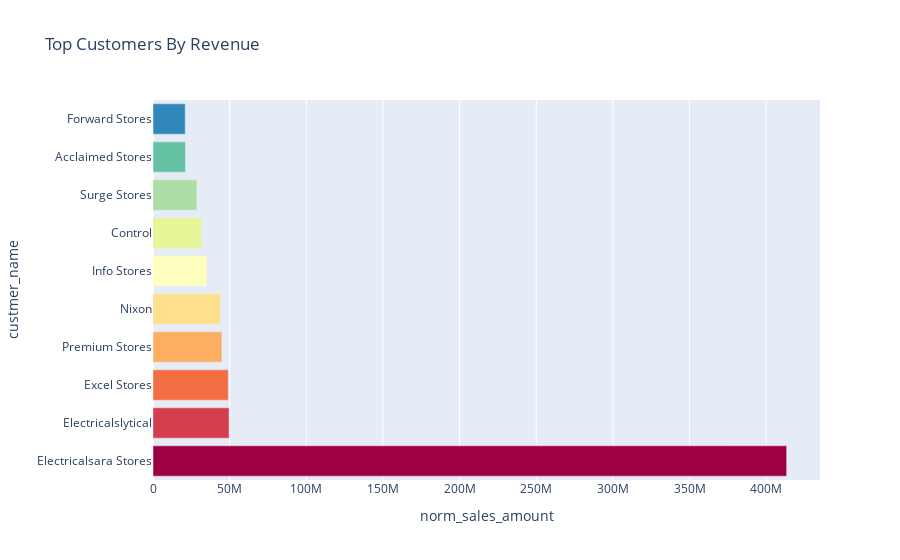

The cell this chart's notebook holds for it:
### Code cell
fig = px.bar(
    data_frame=top_customers, 
    x="norm_sales_amount", 
    y="custmer_name", 
    title='Top Customers By Revenue'
)

fig.update_traces(marker_color=colors)
fig.show()

### Figure 1 — Plotly figure (JSON) as saved in the notebook; plotly's stock layout.template omitted (floating-point values rounded to 4 significant figures)
{"data": [{"alignmentgroup": "True", "hovertemplate": "norm_sales_amount=%{x}<br>custmer_name=%{y}<extra></extra>", "legendgroup": "", "marker": {"color": ["rgb(158,1,66)", "rgb(213,62,79)", "rgb(244,109,67)", "rgb(253,174,97)", "rgb(254,224,139)", "rgb(255,255,191)", "rgb(230,245,152)", "rgb(171,221,164)", "rgb(102,194,165)", "rgb(50,136,189)", "rgb(94,79,162)"], "pattern": {"shape": ""}}, "name": "", "offsetgroup": "", "orientation": "h", "showlegend": false, "textposition": "auto", "type": "bar", "x": [413333588, 49644189, 49115620, 44962166, 43893083, 35100033, 31771997, 28648916, 21196727, 21026079], "xaxis": "x", "y": ["Electricalsara Stores", "Electricalslytical", "Excel Stores", "Premium Stores", "Nixon", "Info Stores", "Control", "Surge Stores", "Acclaimed Stores", "Forward Stores"], "yaxis": "y"}], "layout": {"barmode": "relative", "legend": {"tracegroupgap": 0}, "title": {"text": "Top Customers By Revenue"}, "xaxis": {"anchor": "y", "domain": [0, 1], "title": {"text": "norm_sales_amount"}}, "yaxis": {"anchor": "x", "domain": [0, 1], "title": {"text": "custmer_name"}}}}
